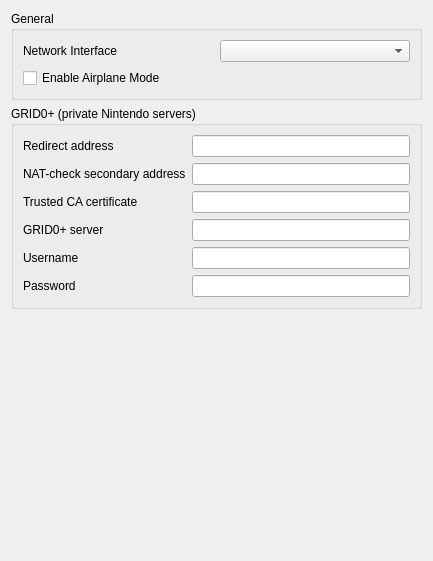
<?xml version="1.0" encoding="UTF-8"?>
<ui version="4.0">
 <class>ConfigureNetwork</class>
 <widget class="QWidget" name="ConfigureNetwork">
  <property name="geometry">
   <rect>
    <x>0</x>
    <y>0</y>
    <width>433</width>
    <height>561</height>
   </rect>
  </property>
  <property name="windowTitle">
   <string>Form</string>
  </property>
  <property name="accessibleName">
   <string>Network</string>
  </property>
  <layout class="QVBoxLayout" name="verticalLayout">
   <item>
    <layout class="QVBoxLayout" name="verticalLayout_3">
     <item>
      <widget class="QGroupBox" name="groupBox_2">
       <property name="title">
        <string>General</string>
       </property>
       <layout class="QGridLayout" name="gridLayout_2">
        <item row="1" column="1">
         <widget class="QComboBox" name="network_interface"/>
        </item>
        <item row="1" column="0">
         <widget class="QLabel" name="label_4">
          <property name="text">
           <string>Network Interface</string>
          </property>
         </widget>
        </item>
        <item row="2" column="0" colspan="2">
         <widget class="QCheckBox" name="airplane_mode">
          <property name="text">
           <string>Enable Airplane Mode</string>
          </property>
         </widget>
        </item>
       </layout>
      </widget>
     </item>
     <item>
      <widget class="QGroupBox" name="private_server_group">
       <property name="title">
        <string>GRID0+ (private Nintendo servers)</string>
       </property>
       <layout class="QGridLayout" name="gridLayout_private_server">
        <item row="0" column="0">
         <widget class="QLabel" name="label_private_server_address">
          <property name="text">
           <string>Redirect address</string>
          </property>
         </widget>
        </item>
        <item row="0" column="1">
         <widget class="QLineEdit" name="private_server_address">
          <property name="toolTip">
           <string>IP address every Nintendo hostname resolves to. Empty: no redirect.</string>
          </property>
         </widget>
        </item>
        <item row="1" column="0">
         <widget class="QLabel" name="label_private_server_nat_secondary_address">
          <property name="text">
           <string>NAT-check secondary address</string>
          </property>
         </widget>
        </item>
        <item row="1" column="1">
         <widget class="QLineEdit" name="private_server_nat_secondary_address">
          <property name="toolTip">
           <string>Address for nncs2. Must differ from the redirect address for games that use Pia.</string>
          </property>
         </widget>
        </item>
        <item row="2" column="0">
         <widget class="QLabel" name="label_private_server_ca_bundle">
          <property name="text">
           <string>Trusted CA certificate</string>
          </property>
         </widget>
        </item>
        <item row="2" column="1">
         <widget class="QLineEdit" name="private_server_ca_bundle">
          <property name="toolTip">
           <string>PEM file of the CA that signed your server. Empty: the built-in SwitchNet Local CA. Needs a restart.</string>
          </property>
         </widget>
        </item>
        <item row="3" column="0">
         <widget class="QLabel" name="label_switchnet_server">
          <property name="text">
           <string>GRID0+ server</string>
          </property>
         </widget>
        </item>
        <item row="3" column="1">
         <widget class="QLineEdit" name="switchnet_server">
          <property name="toolTip">
           <string>Where the GRID0+ server is, as host or host:port. Defaults to the GRID0+ server. Empty: no login.</string>
          </property>
         </widget>
        </item>
        <item row="4" column="0">
         <widget class="QLabel" name="label_switchnet_username">
          <property name="text">
           <string>Username</string>
          </property>
         </widget>
        </item>
        <item row="4" column="1">
         <widget class="QLineEdit" name="switchnet_username">
          <property name="toolTip">
           <string>The login the GRID0+ Discord bot gave you (/register).</string>
          </property>
         </widget>
        </item>
        <item row="5" column="0">
         <widget class="QLabel" name="label_switchnet_password">
          <property name="text">
           <string>Password</string>
          </property>
         </widget>
        </item>
        <item row="5" column="1">
         <widget class="QLineEdit" name="switchnet_password">
          <property name="toolTip">
           <string>The password the GRID0+ Discord bot gave you (/register or /reset-password).</string>
          </property>
          <property name="echoMode">
           <enum>QLineEdit::Password</enum>
          </property>
         </widget>
        </item>
       </layout>
      </widget>
     </item>
    </layout>
   </item>
   <item>
    <spacer name="verticalSpacer">
     <property name="orientation">
      <enum>Qt::Orientation::Vertical</enum>
     </property>
     <property name="sizeHint" stdset="0">
      <size>
       <width>20</width>
       <height>40</height>
      </size>
     </property>
    </spacer>
   </item>
  </layout>
 </widget>
 <resources/>
 <connections/>
</ui>
